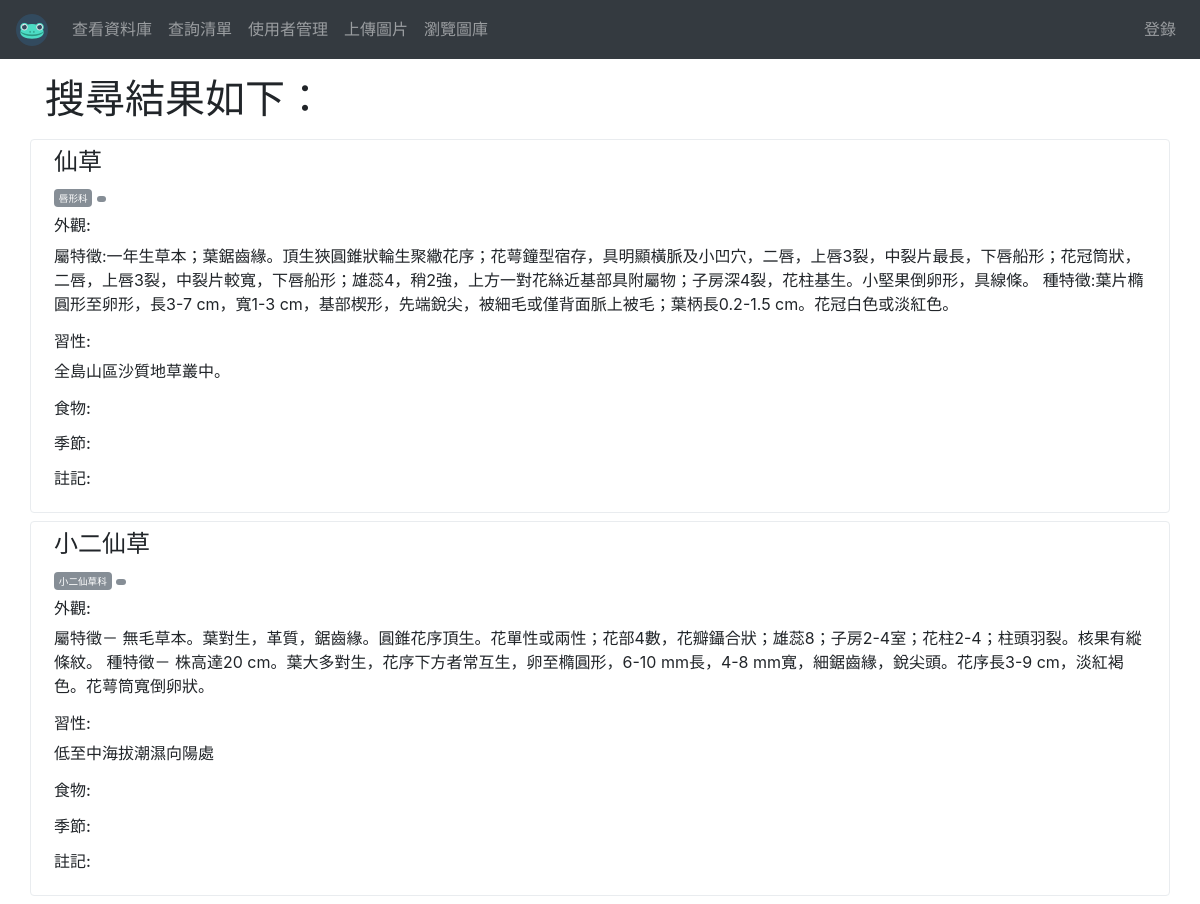
The app's page /Views/SearchResult.php?keyword=仙草 (signed in) with its own data.
### tables this page shows
CREATE TABLE `library` (
  `id` int(11) NOT NULL,
  `organismname` varchar(100) NOT NULL,
  `label` varchar(30) DEFAULT NULL,
  `family` varchar(30) DEFAULT NULL,
  `genus` varchar(30) DEFAULT NULL,
  `food` varchar(50) DEFAULT NULL,
  `season` varchar(20) DEFAULT NULL,
  `status` text,
  `habitat` text,
  `note` text,
  `createtime` datetime NOT NULL DEFAULT CURRENT_TIMESTAMP
);

### Modules/Function.php (called while the page is built, shortened)
<?php
    function searchEcology($Keyword = "%", $Label = "%", $Family = "%", $Genus = "%") {
        global $conn;
        if($Keyword != "%") {
            $Keyword = "%" . mysqli_real_escape_string($conn, $Keyword) . "%";
        }
        if($Label != "%") {
            $Label = "%" . mysqli_real_escape_string($conn, $Label) . "%";
        }
        if($Family != "%") {
            $Family = "%" . mysqli_real_escape_string($conn, $Family) . "%";
        }
        if($Genus != "%") {
            $Genus = "%" . mysqli_real_escape_string($conn, $Genus) . "%";
        }
        $sql = "SELECT * FROM `library` WHERE `label` LIKE '$Label' AND `family` LIKE '$Family' AND  (`genus` LIKE '$Genus' OR `genus` IS NULL) AND (`organismname` LIKE '$Keyword' OR `food` LIKE '$Keyword' OR `season` LIKE '$Keyword' OR `status` LIKE '$Keyword' OR `habitat` LIKE '$Keyword')";
        return mysqli_query($conn, $sql);
    }
?>

### Views/SearchResult.php (the view, shortened to what this page needs)
<?php
include 'header.php';
require "../Modules/Function.php";
?>
<div class="container mt-3">
<?php
$keyword = $_REQUEST['keyword'];
$label = $_REQUEST['label'];
$family = $_REQUEST['family'];
$genus = $_REQUEST['genus'];
echo "<h1>搜尋結果如下：</h1>";
echo '<div class="row mt-3">';
$results = searchEcology($keyword, $label, $family, $genus);
while ($row = mysqli_fetch_array($results)) {
  echo '<div class="col-12">
          <div class="row border rounded mb-2 p-2">
            <!-- <div class="col-md-3 mb-2 mb-md-0">
                <img width="150px" class="border rounded img-fluid" src="https://sdl-stickershop.line.naver.jp/products/0/0/1//1035020/LINEStorePC/main.png" alt="photo in data">
            </div> -->
            <div class="col-md-12">
              <h4>',$row["organismname"],'</h4>
              <span class="badge badge-secondary"><small>',$row["family"],'</small></span>
              <span class="badge badge-secondary"><small>',$row["genus"],'</small></span>
              <h6 class="mt-2">外觀:</h6>
              <p>',$row["status"],'</p>
              <h6>習性:</h6>
              <p>',$row["habitat"],'</p>
              <h6>食物:</h6>
              <p>',$row["food"],'</p>
              <h6>季節:</h6>
              <p>',$row["season"],'</p>
              <h6>註記:</h6>
              <p>',$row["note"],'</p>
            </div>
          </div>
        </div>';
}
echo "</div>"
?>
</div>
<?php
include 'footer.php';
?>

### records on screen
library: organismname "仙草", family "唇形科", status "屬特徵:一年生草本；葉鋸齒緣。頂生狹圓錐狀輪生聚繖花序；花萼鐘型宿存，具明顯橫脈及小凹穴，二唇，上唇3裂，中裂片最長，下唇船形；花冠筒狀，二唇，上唇3裂，中裂片較寬，下唇船形；雄蕊4，稍2強，上方一對花絲近基部具附屬物；子房深4裂，花柱基生。小堅果倒卵形，具線條。 種特徵:葉片橢圓形至卵形，長3-7 cm，寬1-3 cm，基部楔形，先端銳尖，被細毛或僅背面脈上被毛；葉柄長0.2-1.5 cm。花冠白色或淡紅色。", habitat "全島山區沙質地草叢中。"
library: organismname "小二仙草", family "小二仙草科", status "屬特徵－ 無毛草本。葉對生，革質，鋸齒緣。圓錐花序頂生。花單性或兩性；花部4數，花瓣鑷合狀；雄蕊8；子房2-4室；花柱2-4；柱頭羽裂。核果有縱條紋。 種特徵－ 株高達20 cm。葉大多對生，花序下方者常互生，卵至橢圓形，6-10 mm長，4-8 mm寬，細鋸齒緣，銳尖頭。花序長3-9 cm，淡紅褐色。花萼筒寬倒卵狀。", habitat "低至中海拔潮濕向陽處"
